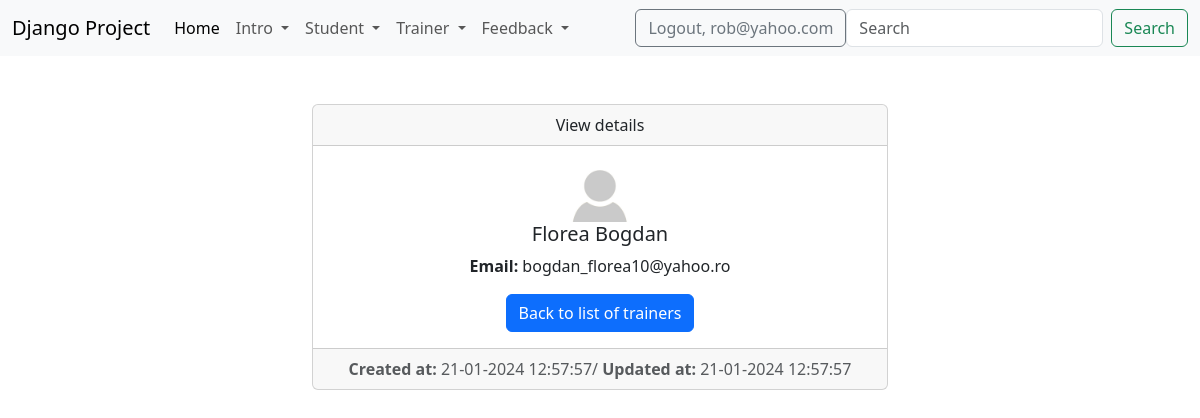
Page /detail_trainer/1/ (signed in) on the committed database.
### trainer/models.py (models this page shows, shortened)
class Trainer(models.Model):
    department_options = (
        ("frontend", "Frontend"),
        ("backend", "Backend"),
        ("network", "Network"),
    )
    first_name = models.CharField(max_length=20)
    last_name = models.CharField(max_length=20)
    course = models.CharField(max_length=40, blank=True, null=True)
    email = models.EmailField(max_length=40)
    department = models.CharField(max_length=32, choices=department_options)
    active = models.BooleanField(default=True)
    created_at = models.DateTimeField(auto_now_add=True)
    updated_at = models.DateTimeField(auto_now=True)
    image_up = models.ImageField(upload_to="trainers_images/", null=True)
    def __str__(self):
        return f"{self.first_name} {self.last_name}"

### trainer/views.py (the view)
# urls.py: path("detail_trainer/<int:pk>/", views.TrainerDetailView.as_view(), name="detail-trainer"),
class TrainerDetailView(LoginRequiredMixin, DetailView):
    template_name = "trainer/details_trainer.html"
    model = Trainer

### templates/trainer/details_trainer.html (shortened to what this page needs)
{% extends 'base.html' %}
{% load static %}
{% block content %}
    <div class="container-fluid">
        <div class="row">
            <div class="col-md-6 offset-md-3">
                <br><br>
                <div class="card text-center">
                    <div class="card-header">
                      View details
                    </div>
                    <div class="card-body">
                        <div>
                             {% if trainer.image_up %}
                                        <img src="{{ trainer.image_up.url }}" width="60px" height="60" alt="No image">
                                    {% else %}
                                        <img src="{% static 'images/img.png' %}" width="60px" height="60px"
                                             alt="No image">
                                    {% endif %}
                        </div>
                        <h5 class="card-title">{{ trainer }}</h5>
                        <p class="card-text"><strong>Email: </strong> {{ trainer.email }}</p>
                        <a href="{% url 'list-of-trainers' %}" class="btn btn-primary">Back to list of trainers</a>
                    </div>
                    <div class="card-footer text-body-secondary">
                       <strong>Created at: </strong> {{ trainer.created_at|date:'d-m-Y H:i:s' }}/ <strong>Updated at: </strong> {{ trainer.updated_at|date:"d-m-Y H:i:s" }}
                    </div>
                </div>
            </div>
        </div>
    </div>
{% endblock %}

### templates/navbar.html (shortened to what this page needs)
<nav class="navbar navbar-expand-lg bg-body-tertiary">
    <div class="container-fluid">
        <a class="navbar-brand" href="#">Django Project</a>
        <div class="collapse navbar-collapse" id="navbarSupportedContent">
            <ul class="navbar-nav me-auto mb-2 mb-lg-0">
                <li class="nav-item">
                    <a class="nav-link active" aria-current="page" href="{% url "home-page" %}">Home</a>
                </li>
                {% if user.is_authenticated %}
                <li class="nav-item dropdown">
                    <a class="nav-link dropdown-toggle" href="#" role="button" data-bs-toggle="dropdown"
                       aria-expanded="false">
                       Intro
                    </a>
                </li>
                {% if perms.student.add_student or perms.student.view_list_of_students or perms.student.view_historystudent %}
                    <li class="nav-item dropdown">
                        <a class="nav-link dropdown-toggle" href="#" role="button" data-bs-toggle="dropdown"
                           aria-expanded="false">
                           Student
                        </a>
                    </li>
                {% endif %}
                <li class="nav-item dropdown">
                    <a class="nav-link dropdown-toggle" href="#" role="button" data-bs-toggle="dropdown"
                       aria-expanded="false">
                       Trainer
                    </a>
                </li>
                <li class="nav-item dropdown">
                    <a class="nav-link dropdown-toggle" href="#" role="button" data-bs-toggle="dropdown"
                        aria-expanded="false">
                        Feedback
                    </a>
                </li>
                {% endif %}
            </ul>
            {% if user.is_authenticated %}
                <form method="post" action="{% url 'logout' %}">
                     <button type="submit" class="btn btn-outline-secondary">Logout, {{ user.username }}</button>
                </form>
            {% else %}
                <div>
                    <a href="{% url "login" %}" class="btn btn-outline-success">Login</a>
                    <a href="{% url "sign-up" %}" class="btn btn-outline-secondary">Sign up</a>
                </div>
            {% endif %}
            <form class="d-flex" role="search">
                <input class="form-control me-2" type="search" placeholder="Search" aria-label="Search">
                <button class="btn btn-outline-success" type="submit">Search</button>
            </form>
        </div>
    </div>
</nav>

### rows in the picture
Trainer: first_name+last_name "Florea Bogdan", email "bogdan_florea10@yahoo.ro", created_at "21-01-2024 12:57:57", updated_at "21-01-2024 12:57:57"

### other values in the picture
{{ user.username }} "rob@yahoo.com"
